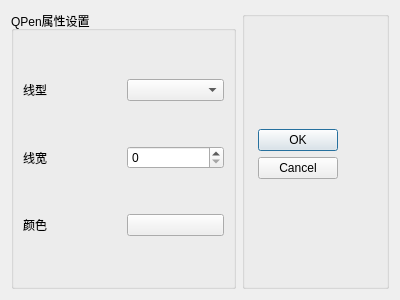
<?xml version="1.0" encoding="UTF-8"?>
<ui version="4.0">
 <class>TPenDialog</class>
 <widget class="QDialog" name="TPenDialog">
  <property name="geometry">
   <rect>
    <x>0</x>
    <y>0</y>
    <width>400</width>
    <height>300</height>
   </rect>
  </property>
  <property name="windowTitle">
   <string>Dialog</string>
  </property>
  <layout class="QHBoxLayout" name="horizontalLayout_4" stretch="3,1">
   <item>
    <widget class="QGroupBox" name="groupBox">
     <property name="title">
      <string>QPen属性设置</string>
     </property>
     <layout class="QVBoxLayout" name="verticalLayout">
      <item>
       <layout class="QHBoxLayout" name="horizontalLayout">
        <item>
         <widget class="QLabel" name="label">
          <property name="text">
           <string>线型</string>
          </property>
         </widget>
        </item>
        <item>
         <widget class="QComboBox" name="comboBox_lineStyle"/>
        </item>
       </layout>
      </item>
      <item>
       <layout class="QHBoxLayout" name="horizontalLayout_2">
        <item>
         <widget class="QLabel" name="label_2">
          <property name="text">
           <string>线宽</string>
          </property>
         </widget>
        </item>
        <item>
         <widget class="QSpinBox" name="spinBox_lineWidth"/>
        </item>
       </layout>
      </item>
      <item>
       <layout class="QHBoxLayout" name="horizontalLayout_3">
        <item>
         <widget class="QLabel" name="label_3">
          <property name="text">
           <string>颜色</string>
          </property>
         </widget>
        </item>
        <item>
         <widget class="QPushButton" name="pushButton_Color">
          <property name="text">
           <string/>
          </property>
         </widget>
        </item>
       </layout>
      </item>
     </layout>
    </widget>
   </item>
   <item>
    <widget class="QGroupBox" name="groupBox_2">
     <property name="title">
      <string/>
     </property>
     <layout class="QVBoxLayout" name="verticalLayout_2" stretch="0,1">
      <property name="spacing">
       <number>0</number>
      </property>
      <property name="leftMargin">
       <number>13</number>
      </property>
      <property name="topMargin">
       <number>1</number>
      </property>
      <property name="rightMargin">
       <number>48</number>
      </property>
      <property name="bottomMargin">
       <number>7</number>
      </property>
      <item>
       <spacer name="verticalSpacer">
        <property name="orientation">
         <enum>Qt::Vertical</enum>
        </property>
        <property name="sizeHint" stdset="0">
         <size>
          <width>20</width>
          <height>111</height>
         </size>
        </property>
       </spacer>
      </item>
      <item>
       <widget class="QDialogButtonBox" name="buttonBox">
        <property name="orientation">
         <enum>Qt::Vertical</enum>
        </property>
        <property name="standardButtons">
         <set>QDialogButtonBox::Cancel|QDialogButtonBox::Ok</set>
        </property>
       </widget>
      </item>
     </layout>
    </widget>
   </item>
  </layout>
 </widget>
 <resources/>
 <connections>
  <connection>
   <sender>buttonBox</sender>
   <signal>accepted()</signal>
   <receiver>TPenDialog</receiver>
   <slot>accept()</slot>
   <hints>
    <hint type="sourcelabel">
     <x>248</x>
     <y>254</y>
    </hint>
    <hint type="destinationlabel">
     <x>157</x>
     <y>274</y>
    </hint>
   </hints>
  </connection>
  <connection>
   <sender>buttonBox</sender>
   <signal>rejected()</signal>
   <receiver>TPenDialog</receiver>
   <slot>reject()</slot>
   <hints>
    <hint type="sourcelabel">
     <x>316</x>
     <y>260</y>
    </hint>
    <hint type="destinationlabel">
     <x>286</x>
     <y>274</y>
    </hint>
   </hints>
  </connection>
 </connections>
</ui>
